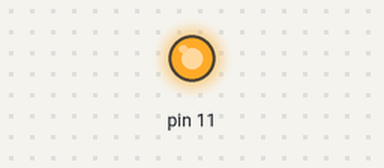
This program was run on a simulated Raspberry Pi (header pin numbers). Parts: output pins drawn as LEDs (lit = HIGH). At 12.0 s the program stops and its outputs stay as they are.

Above: at 1.0 s.
At 3.0 s:
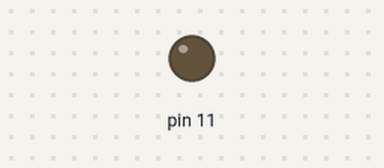
Timing chart, 0 to 5.2 s (numbered marks = the images above):
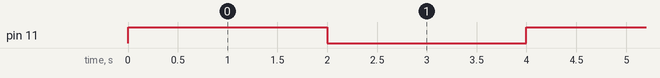

Measured:
- by itself, pin 11: alternates HIGH for 2.0 s and LOW for 2.0 s, 6 changes in all, then stays LOW

The program:

foo.py
```python
import RPi.GPIO as gpio
from time import sleep


gpio.setmode(gpio.BOARD)

gpio.setup(11, gpio.OUT)

n = 0
while n < 3:
	gpio.output(11, True)
	sleep(2)
	gpio.output(11, False)
	sleep(2)
	n += 1

gpio.cleanup()
```
